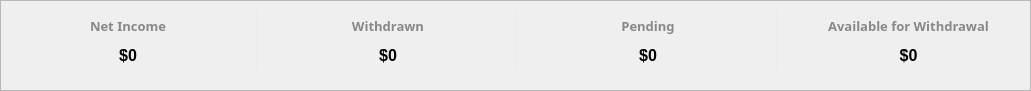
     <widget class="QFrame" name="frame_2">
      <property name="geometry">
       <rect>
        <x>20</x>
        <y>80</y>
        <width>1031</width>
        <height>91</height>
       </rect>
      </property>
      <property name="frameShape">
       <enum>QFrame::StyledPanel</enum>
      </property>
      <property name="frameShadow">
       <enum>QFrame::Raised</enum>
      </property>
      <widget class="QLabel" name="label_wallet_net_income">
       <property name="geometry">
        <rect>
         <x>0</x>
         <y>10</y>
         <width>257</width>
         <height>31</height>
        </rect>
       </property>
       <property name="font">
        <font>
         <family>Segoe UI Semibold</family>
         <pointsize>10</pointsize>
         <weight>75</weight>
         <bold>true</bold>
        </font>
       </property>
       <property name="styleSheet">
        <string notr="true">background:none;
border:none;
color:#888888;
border-radius: none;
border-right:1px solid #e7ecf1;</string>
       </property>
       <property name="text">
        <string>Net Income</string>
       </property>
       <property name="alignment">
        <set>Qt::AlignCenter</set>
       </property>
      </widget>
      <widget class="QLabel" name="label_wallet_net_income_amount">
       <property name="geometry">
        <rect>
         <x>0</x>
         <y>40</y>
         <width>257</width>
         <height>31</height>
        </rect>
       </property>
       <property name="font">
        <font>
         <family>Segoe UI</family>
         <pointsize>12</pointsize>
         <weight>75</weight>
         <bold>true</bold>
        </font>
       </property>
       <property name="styleSheet">
        <string notr="true">border:none;
background:none;border-radius: none;
border-right:1px solid #e7ecf1;</string>
       </property>
       <property name="text">
        <string>$0</string>
       </property>
       <property name="alignment">
        <set>Qt::AlignCenter</set>
       </property>
      </widget>
      <widget class="QLabel" name="label_wallet_withdrawn">
       <property name="geometry">
        <rect>
         <x>260</x>
         <y>10</y>
         <width>257</width>
         <height>31</height>
        </rect>
       </property>
       <property name="font">
        <font>
         <family>Segoe UI Semibold</family>
         <pointsize>10</pointsize>
         <weight>75</weight>
         <bold>true</bold>
        </font>
       </property>
       <property name="styleSheet">
        <string notr="true">background:none;
border:none;
color:#888888;
border-radius: none;
border-right:1px solid #e7ecf1;</string>
       </property>
       <property name="text">
        <string>Withdrawn</string>
       </property>
       <property name="alignment">
        <set>Qt::AlignCenter</set>
       </property>
      </widget>
      <widget class="QLabel" name="label_wallet_pending">
       <property name="geometry">
        <rect>
         <x>520</x>
         <y>10</y>
         <width>257</width>
         <height>31</height>
        </rect>
       </property>
       <property name="font">
        <font>
         <family>Segoe UI Semibold</family>
         <pointsize>10</pointsize>
         <weight>75</weight>
         <bold>true</bold>
        </font>
       </property>
       <property name="styleSheet">
        <string notr="true">background:none;
border:none;
color:#888888;
border-radius: none;
border-right:1px solid #e7ecf1;</string>
       </property>
       <property name="text">
        <string>Pending</string>
       </property>
       <property name="alignment">
        <set>Qt::AlignCenter</set>
       </property>
      </widget>
      <widget class="QLabel" name="label_wallet_aw">
       <property name="geometry">
        <rect>
         <x>780</x>
         <y>10</y>
         <width>257</width>
         <height>31</height>
        </rect>
       </property>
       <property name="font">
        <font>
         <family>Segoe UI Semibold</family>
         <pointsize>10</pointsize>
         <weight>75</weight>
         <bold>true</bold>
        </font>
       </property>
       <property name="styleSheet">
        <string notr="true">background:none;
border:none;
color:#888888;</string>
       </property>
       <property name="text">
        <string>Available for Withdrawal</string>
       </property>
       <property name="alignment">
        <set>Qt::AlignCenter</set>
       </property>
      </widget>
      <widget class="QLabel" name="label_wallet_withdrawn_amount">
       <property name="geometry">
        <rect>
         <x>260</x>
         <y>40</y>
         <width>257</width>
         <height>31</height>
        </rect>
       </property>
       <property name="font">
        <font>
         <family>Segoe UI</family>
         <pointsize>12</pointsize>
         <weight>75</weight>
         <bold>true</bold>
        </font>
       </property>
       <property name="styleSheet">
        <string notr="true">border:none;
background:none;border-radius: none;
border-right:1px solid #e7ecf1;</string>
       </property>
       <property name="text">
        <string>$0</string>
       </property>
       <property name="alignment">
        <set>Qt::AlignCenter</set>
       </property>
      </widget>
      <widget class="QLabel" name="label_wallet_pending_amount">
       <property name="geometry">
        <rect>
         <x>520</x>
         <y>40</y>
         <width>257</width>
         <height>31</height>
        </rect>
       </property>
       <property name="font">
        <font>
         <family>Segoe UI</family>
         <pointsize>12</pointsize>
         <weight>75</weight>
         <bold>true</bold>
        </font>
       </property>
       <property name="styleSheet">
        <string notr="true">border:none;
background:none;border-radius: none;
border-right:1px solid #e7ecf1;</string>
       </property>
       <property name="text">
        <string>$0</string>
       </property>
       <property name="alignment">
        <set>Qt::AlignCenter</set>
       </property>
      </widget>
      <widget class="QLabel" name="label_wallet_aw_amount">
       <property name="geometry">
        <rect>
         <x>780</x>
         <y>40</y>
         <width>257</width>
         <height>31</height>
        </rect>
       </property>
       <property name="font">
        <font>
         <family>Segoe UI</family>
         <pointsize>12</pointsize>
         <weight>75</weight>
         <bold>true</bold>
        </font>
       </property>
       <property name="styleSheet">
        <string notr="true">border:none;
background:none;</string>
       </property>
       <property name="text">
        <string>$0</string>
       </property>
       <property name="alignment">
        <set>Qt::AlignCenter</set>
       </property>
      </widget>
     </widget>
